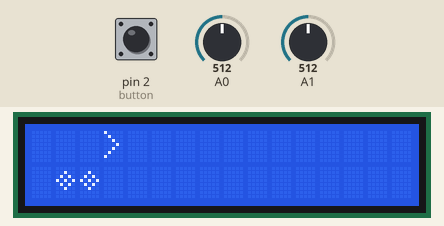
Simulated run of this sketch. Board: Arduino Uno, built with avr-gcc and run on an emulated ATmega328P. On the bench: 16×2 character LCD. The inputs (shaded band) are chosen by the test bench; at power-on: A1 = 512, pin 2 (button) HIGH, A0 = 512. Random numbers use the default seed unless the sketch sets one.

Above: at 1.25 s.
1.3 s: A1 set to 900
At 1.42 s:
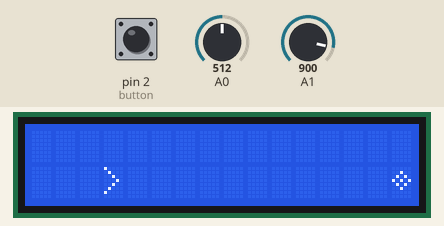
3.0 s: pin 2 (button) pulled LOW for 3.2 s
At 7.1 s:
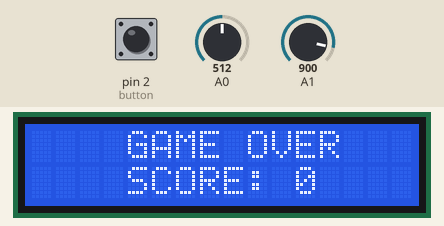
At 9.5 s:
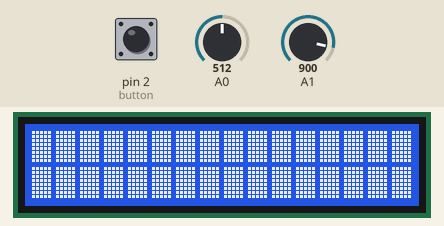

The sketch:

meteorgame.ino
```cpp
#include <LiquidCrystal.h>
#include <ezButton.h>
#include <EEPROM.h>

#define rs 4
#define en 6
#define d4 10
#define d5 11
#define d6 12
#define d7 13

#define DOWN 800
#define UP 400
#define LEFT 400
#define RIGHT 800

LiquidCrystal lcd(rs, en, d4, d5, d6, d7);
ezButton button(2);

byte meteor[8] = {
  B00000,
  B00100,
  B01010,
  B10101,
  B01010,
  B00100,
  B00000,
};

int cursorLocY = 0,
    cursorLocX = 3,
    meteorTimer = 0,
    meteorLoc = 15,
    row = 0,
    meteorOnField = 0,
    randNumber = 0,
    gameOver = 0,
    result = 0,
    gameSpeed = 100,
    gameAcc = 5,
    memoryAddr = 0,
    nameAddr = 2,
    nameField = 5,
    letterLocX = 0,
    nameGivenThisRound = 0;

byte memoryValue;
String playerName = "";
int xValue2 = analogRead(A0);
char letters[27] = {"ABCDEFGHIJKLMNOPQRSTUWVXYZ >"};

void setup() {
  lcd.createChar(0, meteor);
  lcd.begin(16, 2);
  lcd.setCursor(cursorLocX, cursorLocY);
  lcd.print(">");
  memoryValue = EEPROM.read(memoryAddr);
  }

void loop() {
  // start new game
  if (gameOver == 0) {
    nameField = 5;
    int xValue = analogRead(A0);
    int yValue = analogRead(A1);
    lcd.setCursor(cursorLocX, cursorLocY);
    if (yValue > DOWN & cursorLocY != 1) {
      lcd.clear();
      cursorLocY = 1;
      lcd.setCursor(cursorLocX, cursorLocY);
    }
    if (yValue < UP & cursorLocY != 0) {
      lcd.clear();
      cursorLocY = 0;
      lcd.setCursor(cursorLocX, cursorLocY);
    }
    lcd.print(">");
    if (meteorOnField == 1) {
      lcd.setCursor(meteorLoc, row);
      lcd.write(byte(0));
    }
    randNumber = random(1000);
    if (randNumber > 500 & meteorOnField == 0) {
      row = random(2);
      lcd.setCursor(meteorLoc, row);
      lcd.write(byte(0));
      meteorOnField = 1;
    }
    meteorTimer++;
    if (meteorTimer >= gameSpeed) {
      lcd.print(" ");
      meteorLoc--;
      meteorTimer = 0;
    }
    // meteor goes through the field
    if (meteorLoc < 0) {
      meteorLoc = 15;
      meteorOnField = 0;
      lcd.setCursor(0,0);
      lcd.print(" ");
      lcd.setCursor(0,1);
      lcd.print(" ");
      result++;
      // game speed acceleration slows down towards the end
      if (gameSpeed >= 25){
        if (gameSpeed < 70) {
          gameAcc = 10;
        }
        if (gameSpeed < 55) {
          gameAcc = 4;
        }
        if (gameSpeed < 45) {
          gameAcc = 1;
        }
        if (gameSpeed < 40 & result % 3 != 0) {
          gameAcc = 0;
        }
        gameSpeed = gameSpeed - gameAcc;
      }
    }

    if (meteorLoc == cursorLocX & row == cursorLocY) {
      gameOver = 1;
      if (result > memoryValue) {
        EEPROM.write(memoryAddr, result);
      }
    }
  } else {
    // scores are printed if a game is not going

    int printStartLoc = 15;

    printer(printStartLoc, "GAME OVER", "SCORE: ", -1, result);
    nameField = 5;
    if (memoryValue < result & nameGivenThisRound == 0) {
      enterName();
      memoryValue = EEPROM.read(memoryAddr);
    }
    String hiSc = readStringFromEEPROM(2);
    hiSc.concat(": ");
    hiSc.concat(String(memoryValue));
    printer(printStartLoc, "HIGHSCORE", hiSc, -1, -1);
    printer(printStartLoc, "HOLD TO", "RESTART", -1, -1);
  }
}

void printer(int printStartLoc, String firstRow, String secondRowStr, int secondRowInt, int score) {
  if (gameOver == 1) {
    for (int i = 0; i < 12; i++) {
      pressed();
      lcd.clear();
      lcd.setCursor(printStartLoc, 0);
      lcd.print(firstRow);
      lcd.setCursor(printStartLoc, 1);
      if (secondRowInt == -1) {
        lcd.print(secondRowStr);
      } else {
        lcd.setCursor(printStartLoc + 3, 1);
        lcd.print(secondRowInt);
      }
      if (score != -1) {
        lcd.print(score);
      }
      delay(50);
      printStartLoc--;
    }
    delay(2000);
    pressed();
  } else {
    lcd.clear();
  }
}

bool pressed() {
  button.loop();
  if (button.isPressed() & gameOver == 1) {
    result = 0;
    gameSpeed = 100;
    meteorLoc = 15;
    gameOver = 0;
    gameAcc = 10;
    nameGivenThisRound = 0;
    cursorLocY = 0;
    cursorLocX = 3;
    lcd.clear();
    return true;
  } else {
    return false;
  }
}

void enterName() {
    lcd.clear();
    listLetters(0, 17);
    lcd.setCursor(0, 1);
    lcd.print("NAME: ");
    lcd.setCursor(0, 0);
    cursorLocX = 0;
    lcd.cursor();
    while (true) {
      button.loop();
      if (button.isPressed() & nameField < 16) {
        if (String(letters[letterLocX]).equals(">")) {
          writeStringToEEPROM(2, playerName);
          nameGivenThisRound = 1;
          lcd.noCursor();
          break;
        } else {
          lcd.setCursor(nameField, 1);
          lcd.print(letters[letterLocX]);
          lcd.setCursor(cursorLocX, 0);
          nameField++;
          playerName.concat(String(letters[letterLocX]));
          }
        }
        cursorMove();
      }
}

void cursorMove() {
  xValue2 = analogRead(A0);

    if (xValue2 < LEFT & letterLocX - 1 >= 0) {
        cursorLocX--;
        if (letterLocX == 16) {
          listLetters(0, 17);
          cursorLocX = 15;
        }
      letterLocX--;
      lcd.setCursor(cursorLocX, 0);
      }

    if (xValue2 > RIGHT & letterLocX + 1 <= 27) {
        cursorLocX++;
        if (letterLocX == 15) {
          listLetters(16, 12);
          cursorLocX = 0;
        }
        letterLocX++;
        lcd.setCursor(cursorLocX, 0);
    }
    delay(150);
}

void listLetters(int val, int length) {
  for (int a = 0; a < 17; a++) {
    lcd.setCursor(a, 0);
    lcd.print(" ");
  }
  int adder = 0;
  for (int i = 0; i < length; i++) {
    lcd.setCursor(i, 0);
    lcd.print(letters[val + adder]);
    adder++;
  }
}

void writeStringToEEPROM(int addrOffset, const String &playerName)
{
  byte len = playerName.length();
  EEPROM.write(addrOffset, len);
  for (int i = 0; i < len; i++)
  {
    EEPROM.write(addrOffset + 1 + i, playerName[i]);
  }
}

String readStringFromEEPROM(int addrOffset)
{
  int newStrLen = EEPROM.read(addrOffset);
  char data[newStrLen + 1];
  for (int i = 0; i < newStrLen; i++)
  {
    data[i] = EEPROM.read(addrOffset + 1 + i);
  }
  data[newStrLen] = '\0';
  return String(data);
}
```

Measured:
- what the display in image 2 shows lasts 2.1 s, from 6.7 s to 8.8 s
